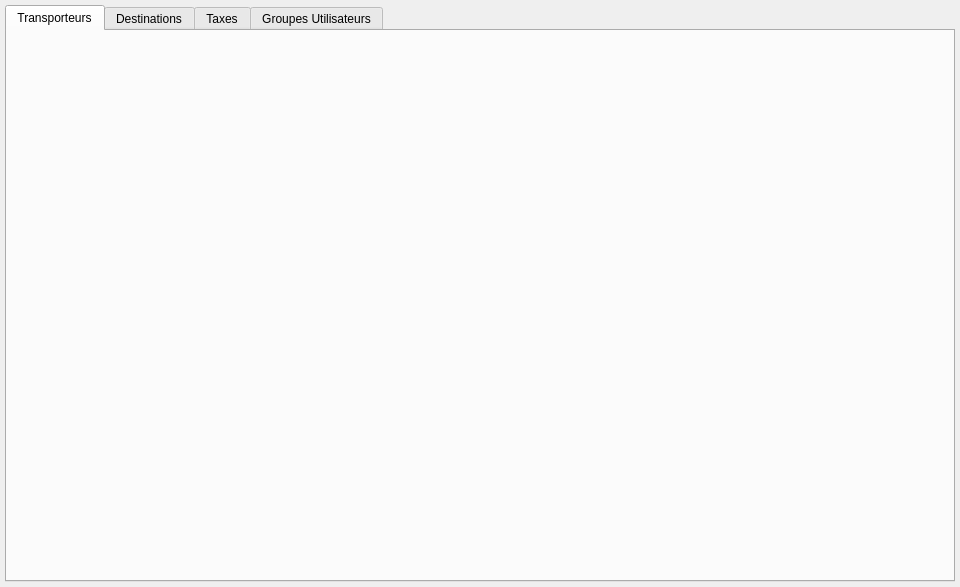
<?xml version="1.0" encoding="UTF-8"?>
<ui version="4.0">
 <class>Parametrage</class>
 <widget class="QDialog" name="Parametrage">
  <property name="geometry">
   <rect>
    <x>0</x>
    <y>0</y>
    <width>960</width>
    <height>587</height>
   </rect>
  </property>
  <property name="windowTitle">
   <string>Paramétrage</string>
  </property>
  <layout class="QVBoxLayout" name="verticalLayout">
   <property name="leftMargin">
    <number>5</number>
   </property>
   <property name="topMargin">
    <number>5</number>
   </property>
   <property name="rightMargin">
    <number>5</number>
   </property>
   <property name="bottomMargin">
    <number>5</number>
   </property>
   <item>
    <widget class="QTabWidget" name="tabWidget">
     <property name="currentIndex">
      <number>0</number>
     </property>
     <widget class="QWidget" name="tabTransporteurs">
      <attribute name="title">
       <string>Transporteurs</string>
      </attribute>
      <layout class="QHBoxLayout" name="horizontalLayout_3">
       <property name="leftMargin">
        <number>0</number>
       </property>
       <property name="topMargin">
        <number>0</number>
       </property>
       <property name="rightMargin">
        <number>0</number>
       </property>
       <property name="bottomMargin">
        <number>0</number>
       </property>
      </layout>
     </widget>
     <widget class="QWidget" name="tabDestination">
      <attribute name="title">
       <string>Destinations</string>
      </attribute>
      <layout class="QHBoxLayout" name="horizontalLayout_5">
       <property name="leftMargin">
        <number>0</number>
       </property>
       <property name="topMargin">
        <number>0</number>
       </property>
       <property name="rightMargin">
        <number>0</number>
       </property>
       <property name="bottomMargin">
        <number>0</number>
       </property>
      </layout>
     </widget>
     <widget class="QWidget" name="tabTaxes">
      <attribute name="title">
       <string>Taxes</string>
      </attribute>
      <layout class="QHBoxLayout" name="horizontalLayout_4">
       <property name="leftMargin">
        <number>0</number>
       </property>
       <property name="topMargin">
        <number>0</number>
       </property>
       <property name="rightMargin">
        <number>0</number>
       </property>
       <property name="bottomMargin">
        <number>0</number>
       </property>
      </layout>
     </widget>
     <widget class="QWidget" name="tablGroupesUtilisateurs">
      <attribute name="title">
       <string>Groupes Utilisateurs</string>
      </attribute>
      <layout class="QHBoxLayout" name="horizontalLayout">
       <property name="leftMargin">
        <number>0</number>
       </property>
       <property name="topMargin">
        <number>0</number>
       </property>
       <property name="rightMargin">
        <number>0</number>
       </property>
       <property name="bottomMargin">
        <number>0</number>
       </property>
      </layout>
     </widget>
    </widget>
   </item>
  </layout>
 </widget>
 <resources/>
 <connections/>
</ui>
